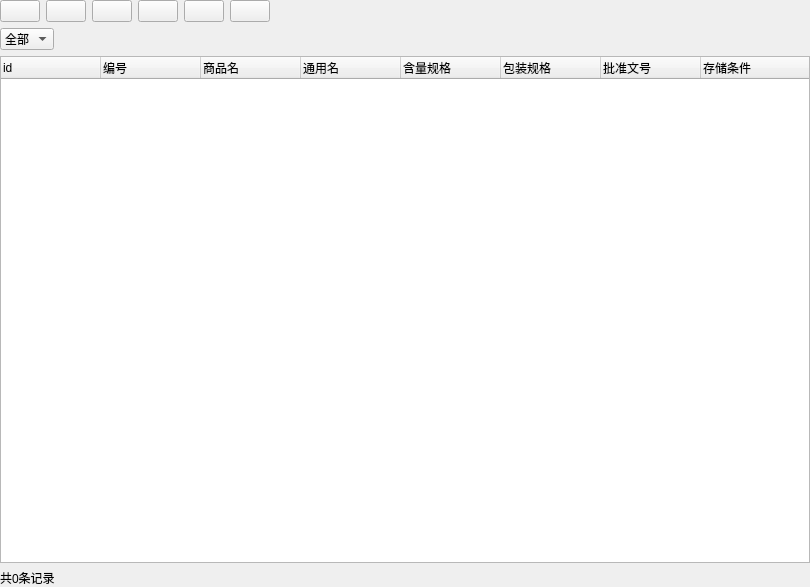
<?xml version="1.0" encoding="UTF-8"?>
<ui version="4.0">
 <class>Form</class>
 <widget class="QWidget" name="Form">
  <property name="geometry">
   <rect>
    <x>0</x>
    <y>0</y>
    <width>810</width>
    <height>587</height>
   </rect>
  </property>
  <property name="windowTitle">
   <string>Form</string>
  </property>
  <layout class="QGridLayout" name="gridLayout">
   <property name="leftMargin">
    <number>0</number>
   </property>
   <property name="topMargin">
    <number>0</number>
   </property>
   <property name="rightMargin">
    <number>0</number>
   </property>
   <property name="bottomMargin">
    <number>0</number>
   </property>
   <item row="2" column="0" colspan="13">
    <widget class="QTreeWidget" name="productlist">
     <property name="sizePolicy">
      <sizepolicy hsizetype="Expanding" vsizetype="Expanding">
       <horstretch>12</horstretch>
       <verstretch>15</verstretch>
      </sizepolicy>
     </property>
     <property name="selectionMode">
      <enum>QAbstractItemView::ExtendedSelection</enum>
     </property>
     <column>
      <property name="text">
       <string>id</string>
      </property>
     </column>
     <column>
      <property name="text">
       <string>编号</string>
      </property>
     </column>
     <column>
      <property name="text">
       <string>商品名</string>
      </property>
     </column>
     <column>
      <property name="text">
       <string>通用名</string>
      </property>
     </column>
     <column>
      <property name="text">
       <string>含量规格</string>
      </property>
     </column>
     <column>
      <property name="text">
       <string>包装规格</string>
      </property>
     </column>
     <column>
      <property name="text">
       <string>批准文号</string>
      </property>
     </column>
     <column>
      <property name="text">
       <string>存储条件</string>
      </property>
     </column>
    </widget>
   </item>
   <item row="3" column="0">
    <widget class="QLabel" name="countlabel">
     <property name="text">
      <string>共0条记录</string>
     </property>
    </widget>
   </item>
   <item row="0" column="0">
    <layout class="QHBoxLayout" name="horizontalLayout">
     <item>
      <widget class="QPushButton" name="refreshButton">
       <property name="sizePolicy">
        <sizepolicy hsizetype="Fixed" vsizetype="Fixed">
         <horstretch>0</horstretch>
         <verstretch>0</verstretch>
        </sizepolicy>
       </property>
       <property name="toolTip">
        <string>&lt;html&gt;&lt;head/&gt;&lt;body&gt;&lt;p&gt;刷新&lt;/p&gt;&lt;/body&gt;&lt;/html&gt;</string>
       </property>
       <property name="styleSheet">
        <string notr="true"/>
       </property>
       <property name="text">
        <string/>
       </property>
       <property name="icon">
        <iconset resource="../../images/image.qrc">
         <normaloff>:/refresh.png</normaloff>:/refresh.png</iconset>
       </property>
       <property name="iconSize">
        <size>
         <width>30</width>
         <height>30</height>
        </size>
       </property>
      </widget>
     </item>
     <item>
      <widget class="QPushButton" name="addButton">
       <property name="sizePolicy">
        <sizepolicy hsizetype="Fixed" vsizetype="Fixed">
         <horstretch>0</horstretch>
         <verstretch>0</verstretch>
        </sizepolicy>
       </property>
       <property name="toolTip">
        <string>&lt;html&gt;&lt;head/&gt;&lt;body&gt;&lt;p&gt;增加记录&lt;/p&gt;&lt;/body&gt;&lt;/html&gt;</string>
       </property>
       <property name="text">
        <string/>
       </property>
       <property name="icon">
        <iconset resource="../../images/image.qrc">
         <normaloff>:/add.png</normaloff>:/add.png</iconset>
       </property>
       <property name="iconSize">
        <size>
         <width>30</width>
         <height>30</height>
        </size>
       </property>
      </widget>
     </item>
     <item>
      <widget class="QPushButton" name="deleteButton">
       <property name="sizePolicy">
        <sizepolicy hsizetype="Fixed" vsizetype="Fixed">
         <horstretch>0</horstretch>
         <verstretch>0</verstretch>
        </sizepolicy>
       </property>
       <property name="toolTip">
        <string>&lt;html&gt;&lt;head/&gt;&lt;body&gt;&lt;p&gt;删除记录&lt;/p&gt;&lt;/body&gt;&lt;/html&gt;</string>
       </property>
       <property name="text">
        <string/>
       </property>
       <property name="icon">
        <iconset resource="../../images/image.qrc">
         <normaloff>:/delete.png</normaloff>:/delete.png</iconset>
       </property>
       <property name="iconSize">
        <size>
         <width>30</width>
         <height>30</height>
        </size>
       </property>
      </widget>
     </item>
     <item>
      <widget class="QPushButton" name="queryButton">
       <property name="sizePolicy">
        <sizepolicy hsizetype="Fixed" vsizetype="Fixed">
         <horstretch>0</horstretch>
         <verstretch>0</verstretch>
        </sizepolicy>
       </property>
       <property name="toolTip">
        <string>&lt;html&gt;&lt;head/&gt;&lt;body&gt;&lt;p&gt;查询记录&lt;/p&gt;&lt;/body&gt;&lt;/html&gt;</string>
       </property>
       <property name="text">
        <string/>
       </property>
       <property name="icon">
        <iconset resource="../../images/image.qrc">
         <normaloff>:/query.png</normaloff>:/query.png</iconset>
       </property>
       <property name="iconSize">
        <size>
         <width>30</width>
         <height>30</height>
        </size>
       </property>
      </widget>
     </item>
     <item>
      <widget class="QPushButton" name="recordButton">
       <property name="sizePolicy">
        <sizepolicy hsizetype="Fixed" vsizetype="Fixed">
         <horstretch>0</horstretch>
         <verstretch>0</verstretch>
        </sizepolicy>
       </property>
       <property name="toolTip">
        <string>&lt;html&gt;&lt;head/&gt;&lt;body&gt;&lt;p&gt;查看记录&lt;/p&gt;&lt;/body&gt;&lt;/html&gt;</string>
       </property>
       <property name="text">
        <string/>
       </property>
       <property name="icon">
        <iconset resource="../../images/image.qrc">
         <normaloff>:/record.png</normaloff>:/record.png</iconset>
       </property>
       <property name="iconSize">
        <size>
         <width>30</width>
         <height>30</height>
        </size>
       </property>
      </widget>
     </item>
     <item>
      <widget class="QPushButton" name="printerButton">
       <property name="sizePolicy">
        <sizepolicy hsizetype="Fixed" vsizetype="Fixed">
         <horstretch>0</horstretch>
         <verstretch>0</verstretch>
        </sizepolicy>
       </property>
       <property name="toolTip">
        <string>&lt;html&gt;&lt;head/&gt;&lt;body&gt;&lt;p&gt;打印&lt;/p&gt;&lt;/body&gt;&lt;/html&gt;</string>
       </property>
       <property name="text">
        <string/>
       </property>
       <property name="icon">
        <iconset resource="../../images/image.qrc">
         <normaloff>:/printer.png</normaloff>:/printer.png</iconset>
       </property>
       <property name="iconSize">
        <size>
         <width>30</width>
         <height>30</height>
        </size>
       </property>
      </widget>
     </item>
    </layout>
   </item>
   <item row="1" column="0">
    <widget class="QComboBox" name="medkindcomboBox">
     <property name="sizePolicy">
      <sizepolicy hsizetype="Fixed" vsizetype="Fixed">
       <horstretch>0</horstretch>
       <verstretch>0</verstretch>
      </sizepolicy>
     </property>
     <property name="layoutDirection">
      <enum>Qt::LeftToRight</enum>
     </property>
     <item>
      <property name="text">
       <string>全部</string>
      </property>
     </item>
    </widget>
   </item>
  </layout>
 </widget>
 <resources>
  <include location="../../images/image.qrc"/>
 </resources>
 <connections/>
</ui>
